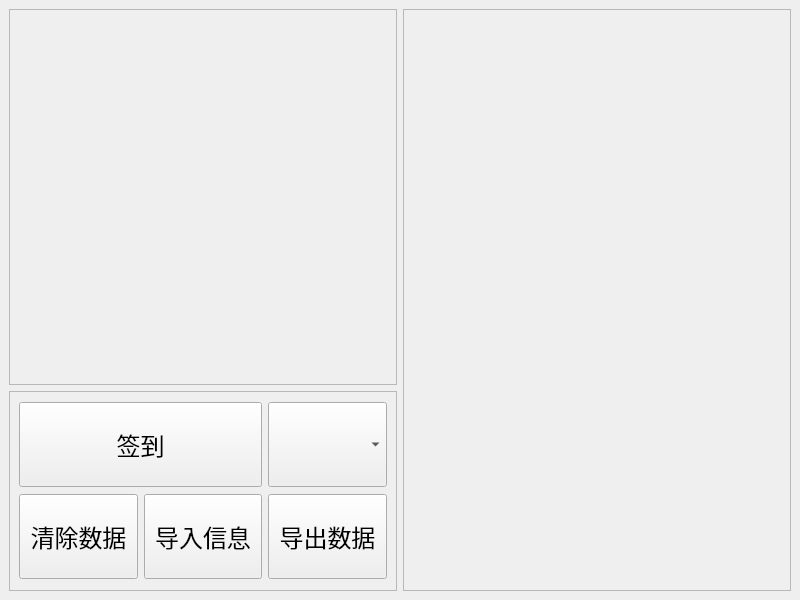
<?xml version="1.0" encoding="UTF-8"?>
<ui version="4.0">
 <class>MainWindow</class>
 <widget class="QMainWindow" name="MainWindow">
  <property name="geometry">
   <rect>
    <x>0</x>
    <y>0</y>
    <width>800</width>
    <height>600</height>
   </rect>
  </property>
  <property name="windowTitle">
   <string>去上课</string>
  </property>
  <widget class="QWidget" name="centralwidget">
   <layout class="QGridLayout" name="gridLayout">
    <item row="0" column="0">
     <widget class="QFrame" name="video">
      <property name="frameShape">
       <enum>QFrame::StyledPanel</enum>
      </property>
      <property name="frameShadow">
       <enum>QFrame::Raised</enum>
      </property>
      <layout class="QVBoxLayout" name="verticalLayout_2">
       <item>
        <widget class="QLabel" name="video_label">
         <property name="text">
          <string/>
         </property>
        </widget>
       </item>
      </layout>
     </widget>
    </item>
    <item row="0" column="1" rowspan="2">
     <widget class="QFrame" name="name_list">
      <property name="frameShape">
       <enum>QFrame::StyledPanel</enum>
      </property>
      <property name="frameShadow">
       <enum>QFrame::Raised</enum>
      </property>
      <layout class="QVBoxLayout" name="verticalLayout"/>
     </widget>
    </item>
    <item row="1" column="0">
     <widget class="QFrame" name="button">
      <property name="maximumSize">
       <size>
        <width>16777215</width>
        <height>200</height>
       </size>
      </property>
      <property name="frameShape">
       <enum>QFrame::StyledPanel</enum>
      </property>
      <property name="frameShadow">
       <enum>QFrame::Raised</enum>
      </property>
      <layout class="QGridLayout" name="gridLayout_2">
       <item row="1" column="1">
        <widget class="QPushButton" name="clear_information_button">
         <property name="minimumSize">
          <size>
           <width>0</width>
           <height>85</height>
          </size>
         </property>
         <property name="font">
          <font>
           <pointsize>18</pointsize>
          </font>
         </property>
         <property name="text">
          <string>清除数据</string>
         </property>
        </widget>
       </item>
       <item row="1" column="2">
        <widget class="QPushButton" name="import_information_button">
         <property name="minimumSize">
          <size>
           <width>0</width>
           <height>85</height>
          </size>
         </property>
         <property name="font">
          <font>
           <pointsize>18</pointsize>
          </font>
         </property>
         <property name="text">
          <string>导入信息</string>
         </property>
        </widget>
       </item>
       <item row="0" column="1" colspan="2">
        <widget class="QPushButton" name="check_in_button">
         <property name="minimumSize">
          <size>
           <width>0</width>
           <height>85</height>
          </size>
         </property>
         <property name="font">
          <font>
           <pointsize>18</pointsize>
          </font>
         </property>
         <property name="text">
          <string>签到</string>
         </property>
        </widget>
       </item>
       <item row="1" column="3">
        <widget class="QPushButton" name="export_information_button">
         <property name="minimumSize">
          <size>
           <width>0</width>
           <height>85</height>
          </size>
         </property>
         <property name="font">
          <font>
           <pointsize>18</pointsize>
          </font>
         </property>
         <property name="text">
          <string>导出数据</string>
         </property>
        </widget>
       </item>
       <item row="0" column="3">
        <widget class="QComboBox" name="comboBox">
         <property name="minimumSize">
          <size>
           <width>0</width>
           <height>85</height>
          </size>
         </property>
         <property name="font">
          <font>
           <pointsize>18</pointsize>
          </font>
         </property>
        </widget>
       </item>
      </layout>
     </widget>
    </item>
   </layout>
  </widget>
 </widget>
 <resources/>
 <connections/>
</ui>
